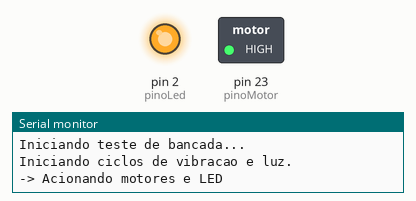
Recording of a sketch running on a simulated Arduino Mega 2560, built with avr-gcc and run on an emulated ATmega2560. Shown: switched loads named in the sketch (green lamp = pin HIGH), output pins drawn as LEDs (lit = HIGH), the last lines printed to the serial monitor.

Above: at 1.7 s.
At 4.0 s:
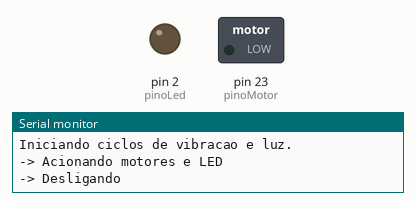
Timing chart, 0 to 6.9 s (numbered marks = the images above):
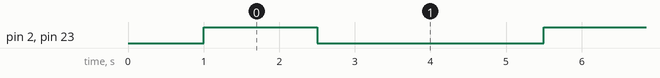

The sketch:

01-teste-atuadores.ino
```cpp
// Projeto: Despertador Assistivo IoT - TCC FATEC 2026
// Etapa 1: Teste inicial dos motores de vibracao e LED

// Pinos definidos na protoboard
const int pinoMotor = 23; // Vai na base do transistor BC337
const int pinoLed   = 2;  // LED

void setup() {
  Serial.begin(115200);
  Serial.println("Iniciando teste de bancada...");

  // Configura os pinos como saida
  pinMode(pinoMotor, OUTPUT);
  pinMode(pinoLed, OUTPUT);

  // Inicia tudo desligado
  digitalWrite(pinoMotor, LOW);
  digitalWrite(pinoLed, LOW);

  delay(1000);
  Serial.println("Iniciando ciclos de vibracao e luz.");
}

void loop() {
  // Liga os 4 motores em paralelo e o LED
  Serial.println("-> Acionando motores e LED");
  digitalWrite(pinoMotor, HIGH);
  digitalWrite(pinoLed, HIGH);
  delay(1500); // Mantem ligado por 1.5 segundo

  // Desliga tudo
  Serial.println("-> Desligando");
  digitalWrite(pinoMotor, LOW);
  digitalWrite(pinoLed, LOW);
  delay(3000); // Segura 3 segundos em repouso
}
```

Measured:
- by itself, pin 2 (pinoLed), pin 23 (pinoMotor): alternates HIGH for 1.5 s and LOW for 3.0 s
